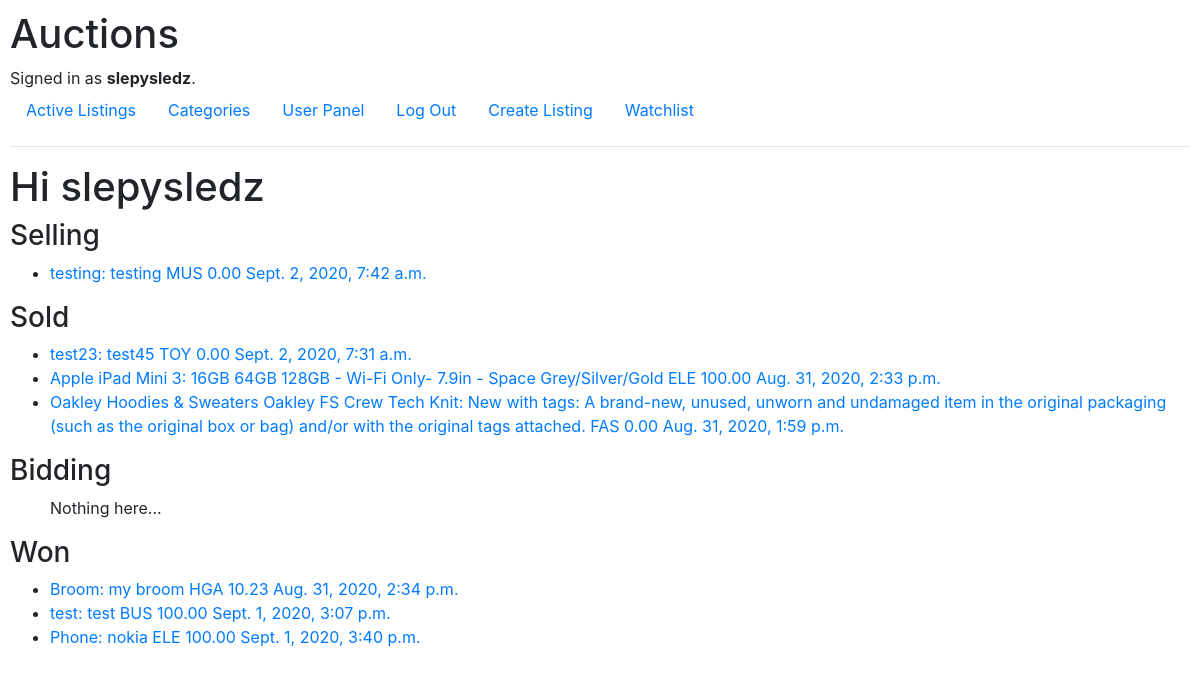
/user_panel (signed in), run on an earlier commit of the app's database.
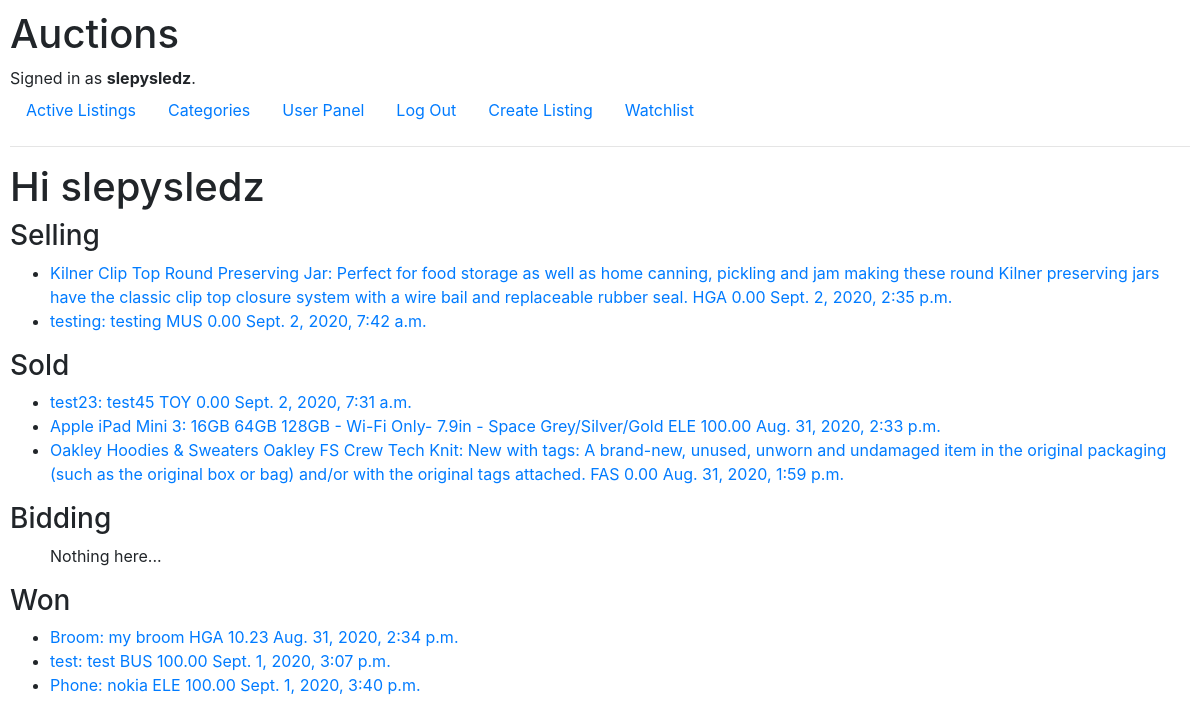
And on a later commit of the database.
### auctions/models.py (models this page shows, shortened)
class Auction(models.Model):
    MOTORS = "MOT"
    FASHINON = "FAS"
    ELECTRONICS = "ELE"
    COLLECTIBLES_ARTS = "ART"
    HOME_GARDES = "HGA"
    SPORTING_GOODS = "SPO"
    TOYS = "TOY"
    BUSSINES_INDUSTRIAL = "BUS"
    MUSIC = "MUS"
    CATEGORY = [
        (MOTORS, "Motors"),
        (FASHINON, "Fashion"),
        (ELECTRONICS, "Electronics"),
        (COLLECTIBLES_ARTS, "Collectibles & Art"),
        (HOME_GARDES, "Home & Garden"),
        (SPORTING_GOODS, "Sporting Goods"),
        (TOYS, "Toys"),
        (BUSSINES_INDUSTRIAL, "Business & Industrial"),
        (MUSIC, "Music"),
    ]
    seller = models.ForeignKey(User, on_delete=models.CASCADE)
    title = models.CharField(max_length=64, blank=False)
    description = models.TextField(blank=True)
    current_price = models.DecimalField(max_digits=11, decimal_places=2, default=0.0)
    category = models.CharField(max_length=3, choices=CATEGORY, default=MOTORS)
    image_url = models.URLField(blank=True)
    publication_date = models.DateTimeField(auto_now_add=True)
    closed = models.BooleanField(default=False)
    class Meta:
        verbose_name = "auction"
        verbose_name_plural = "auctions"

### auctions/views.py (the view)
# urls.py: path("user_panel", views.user_panel, name="user_panel"),
@login_required(login_url="auctions:login")
def user_panel(request):
    all_distinct_bids =  Bid.objects.filter(user=request.user.id).values_list("auction", flat=True).distinct()
    won = []
    selling = Auction.objects.filter(closed=False, seller=request.user.id).order_by("-publication_date").all()
    sold = Auction.objects.filter(closed=True, seller=request.user.id).order_by("-publication_date").all()
    bidding = Auction.objects.filter(closed=False, id__in = all_distinct_bids).all()
    for auction in Auction.objects.filter(closed=True, id__in = all_distinct_bids).all():
        highest_bid = Bid.objects.filter(auction=auction.id).order_by('-bid_price').first()
        if highest_bid.user.id == request.user.id:
            won.append(auction)
    return render(request, "auctions/user_panel.html", {
        "selling": selling,
        "sold": sold,
        "bidding": bidding,
        "won": won
    })

### auctions/templates/auctions/user_panel.html
{% extends "auctions/layout.html" %}
{% block body %}
<h1>Hi {{ user.username }}</h1>
<h3>Selling</h3>
<ul>
    {% for auction in selling %}
        <li><a href="{% url 'auctions:listing_page' auction_id=auction.id %}"> {{ auction.title }}: {{ auction.description }} {{auction.category}} {{auction.current_price}} {{auction.publication_date}}</a></li>
    {% empty %}
        Nothing here...
    {% endfor %}
</ul>
<h3>Sold</h3>
<ul>
    {% for auction in sold %}
        <li><a href="{% url 'auctions:listing_page' auction_id=auction.id %}"> {{ auction.title }}: {{ auction.description }} {{auction.category}} {{auction.current_price}} {{auction.publication_date}}</a></li>
    {% empty %}
        Nothing here...
    {% endfor %}
</ul>
<h3>Bidding</h3>
<ul>
    {% for auction in bidding %}
        <li><a href="{% url 'auctions:listing_page' auction_id=auction.id %}"> {{ auction.title }}: {{ auction.description }} {{auction.category}} {{auction.current_price}} {{auction.publication_date}}</a></li>
    {% empty %}
        Nothing here...
    {% endfor %}
</ul>
<h3>Won</h3>
<ul>
    {% for auction in won %}
        <li><a href="{% url 'auctions:listing_page' auction_id=auction.id %}"> {{ auction.title }}: {{ auction.description }} {{auction.category}} {{auction.current_price}} {{auction.publication_date}}</a></li>
    {% empty %}
        Nothing here...
    {% endfor %}
</ul>
{% endblock %}

What changed in the data, as far as the page shows it:
added Auction: title "Kilner Clip Top Round Preserving Jar", description "Perfect for food storage as well as home canning, pickling and jam making these round Kilner preserving jars have the classic clip top closure system with a wire bail and replaceable rubber seal.", category "HGA", current_price "0.00", publication_date "Sept. 2, 2020, 2:35 p.m.", shown under "Selling"
